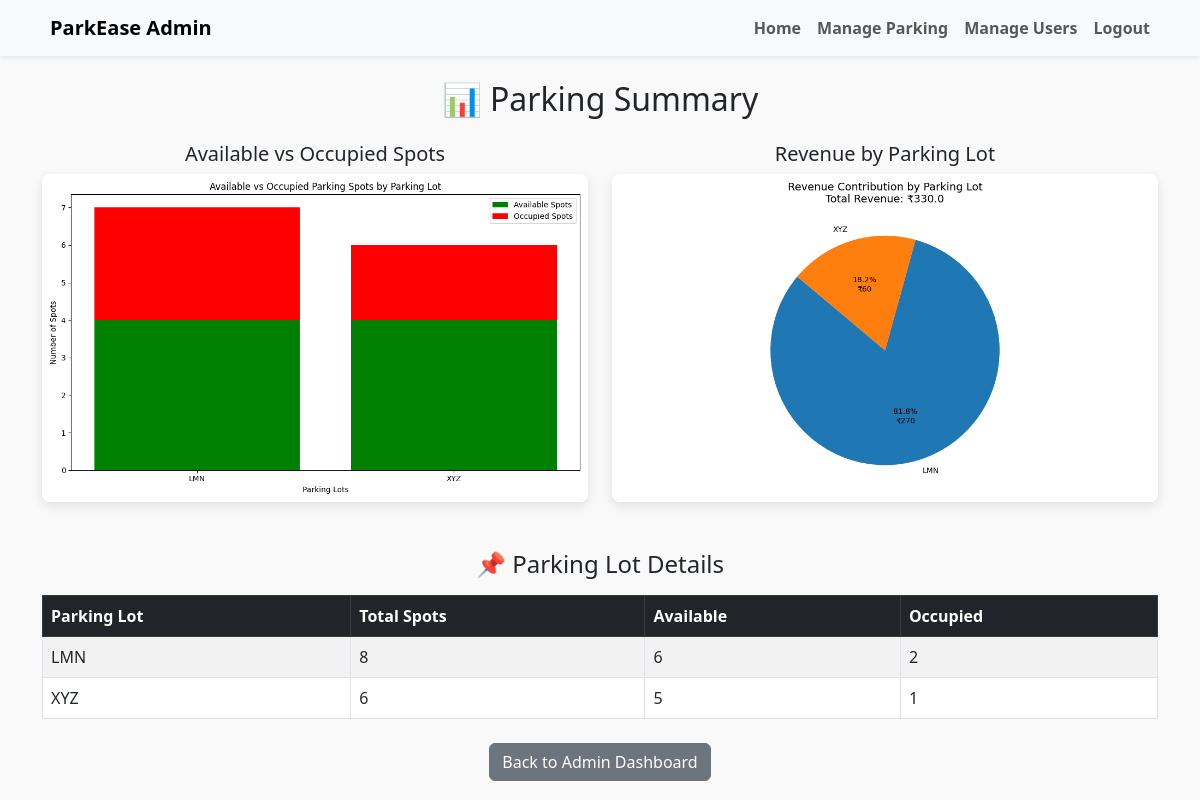
Before: /summary (signed in) with the older database file.
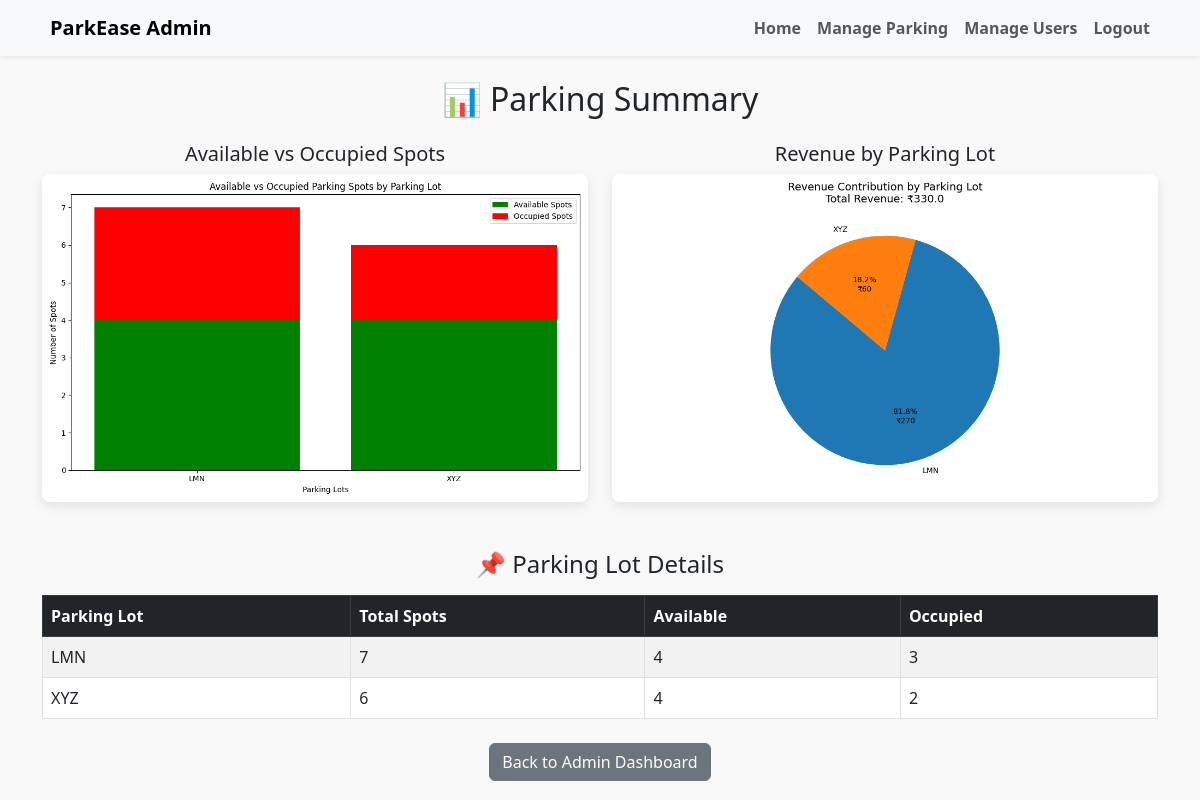
After: the same page with the newer database file.
### app.py (models this page shows)
class Parking(db.Model):
    __tablename__ = 'parking'
    id = db.Column(db.Integer, primary_key=True)
    prime_location_name = db.Column(db.String(20), unique=True, nullable=False)
    address = db.Column(db.String(20), nullable=False)
    pin_code = db.Column(db.String(20), nullable=False)
    price = db.Column(db.Float, nullable=False)
    number_of_spots = db.Column(db.Integer, nullable=False)
    spots = db.relationship('ParkingSpot', back_populates='parking', cascade='all, delete-orphan')

### app.py (the view)
@app.route('/summary', methods=['GET', 'POST'])
def summary():
    if 'username' not in session:
        return redirect(url_for('login'))
    lots = Parking.query.order_by(Parking.prime_location_name).all()
    lot_names = []
    available_counts = []
    occupied_counts = []
    revenue_by_lot = []
    total_revenue = 0
    for lot in lots:
        total = ParkingSpot.query.filter_by(parking_id=lot.id).count()
        occupied = ParkingSpot.query.filter_by(parking_id=lot.id, status='O').count()
        available = total - occupied
        lot.total_spots = total
        lot.occupied_spots = occupied
        lot.available_spots = available
        lot_names.append(lot.prime_location_name)
        available_counts.append(available)
        occupied_counts.append(occupied)
        revenue = occupied * lot.price
        revenue_by_lot.append(revenue)
        total_revenue += revenue
        print(f"Revenue from {lot.prime_location_name}: ₹{revenue:.2f}")
    plt.figure(figsize=(10, 6))
    plt.bar(x=lot_names, height=available_counts, color='green', label='Available Spots')
    plt.bar(x=lot_names, height=occupied_counts, color='red', label='Occupied Spots', bottom=available_counts)
    plt.xlabel('Parking Lots')
    plt.ylabel('Number of Spots')
    plt.title('Available vs Occupied Parking Spots by Parking Lot')
    plt.legend()
    plt.tight_layout()
    bar_chart_path = os.path.join(app.config['CHART_FOLDER'], 'bar_chart.png')
    plt.savefig(bar_chart_path)
    plt.close()
    non_zero_lots = [(name, rev) for name, rev in zip(lot_names, revenue_by_lot) if rev > 0]
    if non_zero_lots:
        filtered_names, filtered_revenue = zip(*non_zero_lots)
        plt.figure(figsize=(10, 6))
        plt.pie(
            filtered_revenue,
            labels=filtered_names,
            autopct=lambda p: f'{p:.1f}%\n₹{p * sum(filtered_revenue) / 100:.0f}',
            startangle=140,
        )
        plt.title(f'Revenue Contribution by Parking Lot\nTotal Revenue: ₹{total_revenue}', fontsize=14)
        plt.tight_layout()
        pie_chart_path = os.path.join(app.config['CHART_FOLDER'], 'pie_chart.png')
        plt.savefig(pie_chart_path)
        plt.close()
    else:
        pie_chart_path = None
    bar_chart_url = url_for('static', filename='charts/bar_chart.png')
    pie_chart_url = url_for('static', filename='charts/pie_chart.png') if pie_chart_path else None
    print("Bar chart saved:", os.path.exists(bar_chart_path))
    if pie_chart_path:
        print("Pie chart saved:", os.path.exists(pie_chart_path))
    else:
        print("Pie chart not created.")
    return render_template(
        'summary.html',
        bar_chart_url=bar_chart_url,
        pie_chart_url=pie_chart_url,
        lots=lots
    )

### templates/summary.html (shortened to what this page needs)
<!DOCTYPE html>
<html lang="en">
<head>
  <link href="https://cdn.jsdelivr.net/npm/bootstrap@5.3.0/dist/css/bootstrap.min.css" rel="stylesheet">
</head>
<body>
  <nav class="navbar navbar-expand-lg navbar-light bg-light shadow-sm">
  <div class="container">
    <a class="navbar-brand fw-bold d-flex align-items-center" href="/admin">
       ParkEase Admin
    </a>
    <div class="collapse navbar-collapse" id="navbarAdmin">
      <ul class="navbar-nav ms-auto mb-2 mb-lg-0">
        <li class="nav-item">
          <a class="nav-link fw-semibold" href="/admin">Home</a>
        </li>
        <li class="nav-item">
          <a class="nav-link fw-semibold" href="/parking">Manage Parking</a>
        </li>
        <li class="nav-item">
          <a class="nav-link fw-semibold" href="/admin_user">Manage Users</a>
        </li>
        <li class="nav-item">
          <a class="nav-link fw-semibold" href="/logout">Logout</a>
        </li>
      </ul>
    </div>
  </div>
</nav>
  <div class="container mt-4">
    <h2 class="text-center mb-4">📊 Parking Summary</h2>
    <div class="row">
      <div class="col-md-6">
        <h5 class="text-center">Available vs Occupied Spots</h5>
        <img src="{{ bar_chart_url }}" alt="Bar Chart" class="chart-img">
      </div>
      <div class="col-md-6">
        <h5 class="text-center">Revenue by Parking Lot</h5>
        <img src="{{ pie_chart_url }}" alt="Pie Chart" class="chart-img">
      </div>
    </div>
    <div class="mt-5">
      <h4 class="text-center mb-3">📌 Parking Lot Details</h4>
      <table class="table table-striped table-bordered">
        <thead class="table-dark">
          <tr>
            <th>Parking Lot</th>
            <th>Total Spots</th>
            <th>Available</th>
            <th>Occupied</th>
          </tr>
        </thead>
        <tbody>
          {% for lot in lots %}
          <tr>
            <td>{{ lot.prime_location_name }}</td>
            <td>{{ lot.total_spots }}</td>
            <td>{{ lot.available_spots }}</td>
            <td>{{ lot.occupied_spots }}</td>
          </tr>
          {% endfor %}
        </tbody>
      </table>
    </div>
    <div class="text-center mt-4">
      <a href="/admin" class="btn btn-secondary">Back to Admin Dashboard</a>
    </div>
  </div>
</body>
</html>

### templates/summary.html (style rules this page uses)
body { background-color: #f9f9f9; }
.chart-img { max-width: 100%; height: auto; border-radius: 8px; box-shadow: 0 4px 12px rgba(0,0,0,0.1); }

Changed rows visible on the page:
changed Parking "LMN": total_spots "8" → "7"; available_spots "6" → "4"; occupied_spots "2" → "3"
computed for Parking "XYZ": available_spots "5" → "4"; occupied_spots "1" → "2"
